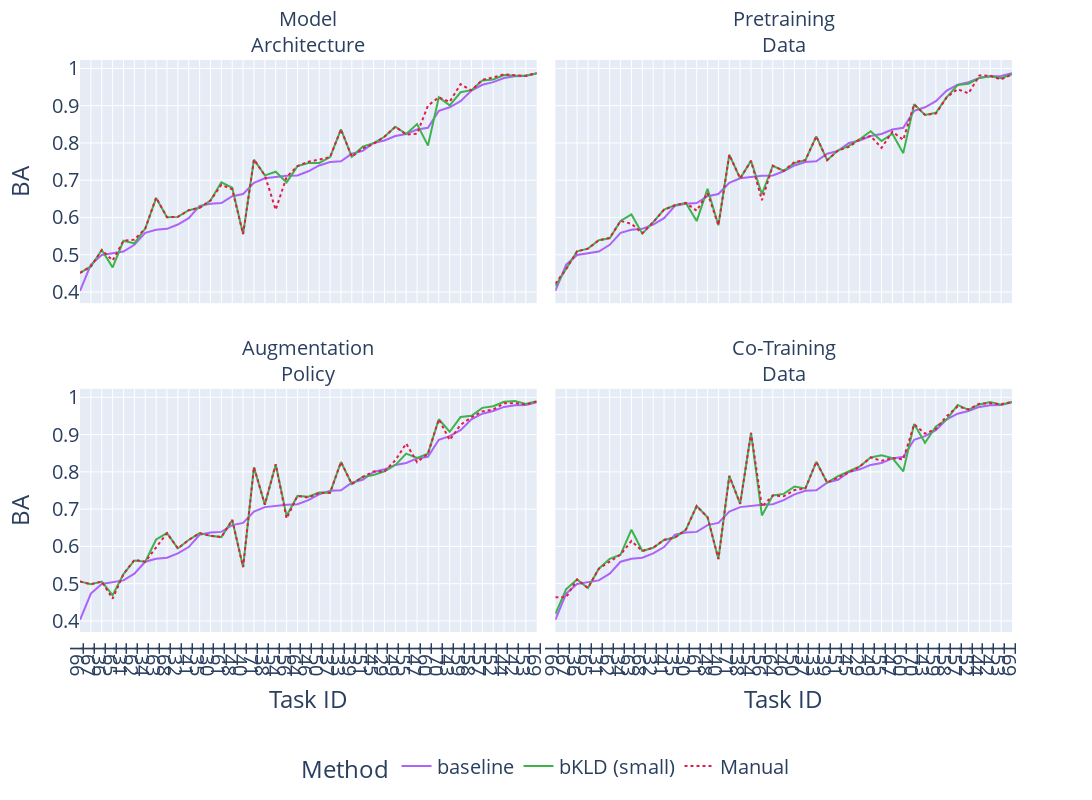

This figure's notebook cell:
### Code cell
get_fig('BA', distances=('baseline', 'KLD-PP:NS-W:TS-100-BINS', 'SEMANTIC'))

### Figure 1 — Plotly figure (JSON) as saved in the notebook; plotly's stock layout.template omitted (floating-point values rounded to 4 significant figures)
{"data": [{"hovertemplate": "Method=baseline<br>exp=Model<br>Architecture<br>Task ID=%{x}<br>BA=%{y}<extra></extra>", "legendgroup": "baseline", "line": {"color": "#ab63fa", "dash": "solid"}, "marker": {"symbol": "circle"}, "mode": "lines", "name": "baseline", "orientation": "v", "showlegend": true, "x": ["T66", "T67", "T36", "T65", "T31", "T62", "T34", "T63", "T68", "T32", "T41", "T35", "T30", "T61", "T48", "T40", "T71", "T38", "T54", "T56", "T64", "T46", "T50", "T37", "T33", "T39", "T51", "T45", "T29", "T49", "T55", "T47", "T60", "T70", "T43", "T59", "T58", "T57", "T52", "T44", "T42", "T53", "T69"], "xaxis": "x3", "y": [0.4029, 0.4735, 0.4993, 0.5048, 0.5087, 0.5266, 0.5587, 0.5669, 0.5696, 0.5812, 0.5982, 0.6312, 0.6371, 0.6389, 0.6571, 0.663, 0.6932, 0.7053, 0.709, 0.7119, 0.7129, 0.724, 0.7396, 0.7491, 0.7506, 0.7711, 0.7787, 0.7997, 0.8067, 0.8185, 0.8239, 0.836, 0.8405, 0.8861, 0.8956, 0.9119, 0.9407, 0.956, 0.9632, 0.9742, 0.9788, 0.9796, 0.9869], "yaxis": "y3", "type": "scatter"}, {"hovertemplate": "Method=bKLD (small)<br>exp=Model<br>Architecture<br>Task ID=%{x}<br>BA=%{y}<extra></extra>", "legendgroup": "bKLD (small)", "line": {"color": "rgb(60, 180, 75)", "dash": "solid"}, "marker": {"symbol": "circle"}, "mode": "lines", "name": "bKLD (small)", "orientation": "v", "showlegend": true, "x": ["T66", "T67", "T36", "T65", "T31", "T62", "T34", "T63", "T68", "T32", "T41", "T35", "T30", "T61", "T48", "T40", "T71", "T38", "T54", "T56", "T64", "T46", "T50", "T37", "T33", "T39", "T51", "T45", "T29", "T49", "T55", "T47", "T60", "T70", "T43", "T59", "T58", "T57", "T52", "T44", "T42", "T53", "T69"], "xaxis": "x3", "y": [0.4514, 0.4687, 0.5127, 0.4662, 0.5375, 0.5303, 0.5701, 0.652, 0.6006, 0.6016, 0.6195, 0.6259, 0.6455, 0.6944, 0.6797, 0.5556, 0.7552, 0.7129, 0.7228, 0.6942, 0.7378, 0.7463, 0.7462, 0.7621, 0.8364, 0.7629, 0.79, 0.7995, 0.8166, 0.8434, 0.8239, 0.8505, 0.7929, 0.9223, 0.9007, 0.936, 0.9416, 0.9676, 0.9702, 0.9823, 0.9801, 0.9807, 0.9863], "yaxis": "y3", "type": "scatter"}, {"hovertemplate": "Method=Manual<br>exp=Model<br>Architecture<br>Task ID=%{x}<br>BA=%{y}<extra></extra>", "legendgroup": "Manual", "line": {"color": "rgb(230, 25, 75)", "dash": "dot"}, "marker": {"symbol": "circle"}, "mode": "lines", "name": "Manual", "orientation": "v", "showlegend": true, "x": ["T66", "T67", "T36", "T65", "T31", "T62", "T34", "T63", "T68", "T32", "T41", "T35", "T30", "T61", "T48", "T40", "T71", "T38", "T54", "T56", "T64", "T46", "T50", "T37", "T33", "T39", "T51", "T45", "T29", "T49", "T55", "T47", "T60", "T70", "T43", "T59", "T58", "T57", "T52", "T44", "T42", "T53", "T69"], "xaxis": "x3", "y": [0.4514, 0.4687, 0.5127, 0.4846, 0.5375, 0.5406, 0.5701, 0.6533, 0.6006, 0.6016, 0.6195, 0.6259, 0.6455, 0.6875, 0.6755, 0.5556, 0.7552, 0.7129, 0.6206, 0.7087, 0.7378, 0.7496, 0.7553, 0.7621, 0.8364, 0.7629, 0.7853, 0.7975, 0.8166, 0.8434, 0.8227, 0.8248, 0.9, 0.9223, 0.9103, 0.9577, 0.941, 0.9691, 0.9759, 0.984, 0.9814, 0.9798, 0.9878], "yaxis": "y3", "type": "scatter"}, {"hovertemplate": "Method=baseline<br>exp=Pretraining<br>Data<br>Task ID=%{x}<br>BA=%{y}<extra></extra>", "legendgroup": "baseline", "line": {"color": "#ab63fa", "dash": "solid"}, "marker": {"symbol": "circle"}, "mode": "lines", "name": "baseline", "orientation": "v", "showlegend": false, "x": ["T66", "T67", "T36", "T65", "T31", "T62", "T34", "T63", "T68", "T32", "T41", "T35", "T30", "T61", "T48", "T40", "T71", "T38", "T54", "T56", "T64", "T46", "T50", "T37", "T33", "T39", "T51", "T45", "T29", "T49", "T55", "T47", "T60", "T70", "T43", "T59", "T58", "T57", "T52", "T44", "T42", "T53", "T69"], "xaxis": "x4", "y": [0.4029, 0.4735, 0.4993, 0.5048, 0.5087, 0.5266, 0.5587, 0.5669, 0.5696, 0.5812, 0.5982, 0.6312, 0.6371, 0.6389, 0.6571, 0.663, 0.6932, 0.7053, 0.709, 0.7119, 0.7129, 0.724, 0.7396, 0.7491, 0.7506, 0.7711, 0.7787, 0.7997, 0.8067, 0.8185, 0.8239, 0.836, 0.8405, 0.8861, 0.8956, 0.9119, 0.9407, 0.956, 0.9632, 0.9742, 0.9788, 0.9796, 0.9869], "yaxis": "y4", "type": "scatter"}, {"hovertemplate": "Method=bKLD (small)<br>exp=Pretraining<br>Data<br>Task ID=%{x}<br>BA=%{y}<extra></extra>", "legendgroup": "bKLD (small)", "line": {"color": "rgb(60, 180, 75)", "dash": "solid"}, "marker": {"symbol": "circle"}, "mode": "lines", "name": "bKLD (small)", "orientation": "v", "showlegend": false, "x": ["T66", "T67", "T36", "T65", "T31", "T62", "T34", "T63", "T68", "T32", "T41", "T35", "T30", "T61", "T48", "T40", "T71", "T38", "T54", "T56", "T64", "T46", "T50", "T37", "T33", "T39", "T51", "T45", "T29", "T49", "T55", "T47", "T60", "T70", "T43", "T59", "T58", "T57", "T52", "T44", "T42", "T53", "T69"], "xaxis": "x4", "y": [0.4156, 0.4618, 0.5092, 0.5164, 0.5391, 0.544, 0.5907, 0.6082, 0.5566, 0.5875, 0.621, 0.6327, 0.6391, 0.5903, 0.6767, 0.5791, 0.7684, 0.7049, 0.7519, 0.6625, 0.7388, 0.7254, 0.7462, 0.7538, 0.8177, 0.7538, 0.7802, 0.7921, 0.81, 0.8312, 0.8049, 0.8247, 0.7726, 0.9036, 0.8753, 0.881, 0.9232, 0.9552, 0.9589, 0.9746, 0.9789, 0.9738, 0.9842], "yaxis": "y4", "type": "scatter"}, {"hovertemplate": "Method=Manual<br>exp=Pretraining<br>Data<br>Task ID=%{x}<br>BA=%{y}<extra></extra>", "legendgroup": "Manual", "line": {"color": "rgb(230, 25, 75)", "dash": "dot"}, "marker": {"symbol": "circle"}, "mode": "lines", "name": "Manual", "orientation": "v", "showlegend": false, "x": ["T66", "T67", "T36", "T65", "T31", "T62", "T34", "T63", "T68", "T32", "T41", "T35", "T30", "T61", "T48", "T40", "T71", "T38", "T54", "T56", "T64", "T46", "T50", "T37", "T33", "T39", "T51", "T45", "T29", "T49", "T55", "T47", "T60", "T70", "T43", "T59", "T58", "T57", "T52", "T44", "T42", "T53", "T69"], "xaxis": "x4", "y": [0.4225, 0.4618, 0.5092, 0.5164, 0.5391, 0.5451, 0.5907, 0.5831, 0.558, 0.5875, 0.621, 0.6327, 0.6391, 0.6181, 0.6658, 0.5791, 0.7684, 0.7049, 0.7519, 0.6462, 0.7388, 0.7249, 0.7488, 0.7538, 0.8177, 0.7538, 0.7795, 0.7894, 0.81, 0.8185, 0.787, 0.8301, 0.8083, 0.9036, 0.8754, 0.8789, 0.9227, 0.9443, 0.9331, 0.981, 0.9803, 0.9703, 0.9842], "yaxis": "y4", "type": "scatter"}, {"hovertemplate": "Method=baseline<br>exp=Augmentation<br>Policy<br>Task ID=%{x}<br>BA=%{y}<extra></extra>", "legendgroup": "baseline", "line": {"color": "#ab63fa", "dash": "solid"}, "marker": {"symbol": "circle"}, "mode": "lines", "name": "baseline", "orientation": "v", "showlegend": false, "x": ["T66", "T67", "T36", "T65", "T31", "T62", "T34", "T63", "T68", "T32", "T41", "T35", "T30", "T61", "T48", "T40", "T71", "T38", "T54", "T56", "T64", "T46", "T50", "T37", "T33", "T39", "T51", "T45", "T29", "T49", "T55", "T47", "T60", "T70", "T43", "T59", "T58", "T57", "T52", "T44", "T42", "T53", "T69"], "xaxis": "x", "y": [0.4029, 0.4735, 0.4993, 0.5048, 0.5087, 0.5266, 0.5587, 0.5669, 0.5696, 0.5812, 0.5982, 0.6312, 0.6371, 0.6389, 0.6571, 0.663, 0.6932, 0.7053, 0.709, 0.7119, 0.7129, 0.724, 0.7396, 0.7491, 0.7506, 0.7711, 0.7787, 0.7997, 0.8067, 0.8185, 0.8239, 0.836, 0.8405, 0.8861, 0.8956, 0.9119, 0.9407, 0.956, 0.9632, 0.9742, 0.9788, 0.9796, 0.9869], "yaxis": "y", "type": "scatter"}, {"hovertemplate": "Method=bKLD (small)<br>exp=Augmentation<br>Policy<br>Task ID=%{x}<br>BA=%{y}<extra></extra>", "legendgroup": "bKLD (small)", "line": {"color": "rgb(60, 180, 75)", "dash": "solid"}, "marker": {"symbol": "circle"}, "mode": "lines", "name": "bKLD (small)", "orientation": "v", "showlegend": false, "x": ["T66", "T67", "T36", "T65", "T31", "T62", "T34", "T63", "T68", "T32", "T41", "T35", "T30", "T61", "T48", "T40", "T71", "T38", "T54", "T56", "T64", "T46", "T50", "T37", "T33", "T39", "T51", "T45", "T29", "T49", "T55", "T47", "T60", "T70", "T43", "T59", "T58", "T57", "T52", "T44", "T42", "T53", "T69"], "xaxis": "x", "y": [0.5057, 0.4983, 0.5056, 0.4691, 0.5255, 0.5622, 0.5587, 0.6184, 0.6357, 0.5945, 0.6173, 0.6355, 0.6283, 0.625, 0.6709, 0.5443, 0.8125, 0.712, 0.8198, 0.6821, 0.7354, 0.7331, 0.7443, 0.7438, 0.8264, 0.7671, 0.7864, 0.7914, 0.8012, 0.8182, 0.8487, 0.8377, 0.8488, 0.941, 0.9075, 0.947, 0.9505, 0.9716, 0.976, 0.9881, 0.9899, 0.982, 0.9891], "yaxis": "y", "type": "scatter"}, {"hovertemplate": "Method=Manual<br>exp=Augmentation<br>Policy<br>Task ID=%{x}<br>BA=%{y}<extra></extra>", "legendgroup": "Manual", "line": {"color": "rgb(230, 25, 75)", "dash": "dot"}, "marker": {"symbol": "circle"}, "mode": "lines", "name": "Manual", "orientation": "v", "showlegend": false, "x": ["T66", "T67", "T36", "T65", "T31", "T62", "T34", "T63", "T68", "T32", "T41", "T35", "T30", "T61", "T48", "T40", "T71", "T38", "T54", "T56", "T64", "T46", "T50", "T37", "T33", "T39", "T51", "T45", "T29", "T49", "T55", "T47", "T60", "T70", "T43", "T59", "T58", "T57", "T52", "T44", "T42", "T53", "T69"], "xaxis": "x", "y": [0.5057, 0.4983, 0.5056, 0.4597, 0.5255, 0.5638, 0.5587, 0.5974, 0.6357, 0.5945, 0.6173, 0.6355, 0.6283, 0.625, 0.6709, 0.5443, 0.8125, 0.712, 0.8206, 0.6748, 0.7354, 0.7309, 0.7437, 0.7438, 0.8264, 0.7671, 0.7864, 0.8008, 0.8012, 0.8309, 0.876, 0.8259, 0.8488, 0.941, 0.8852, 0.9262, 0.9464, 0.9623, 0.9674, 0.984, 0.9842, 0.9806, 0.9886], "yaxis": "y", "type": "scatter"}, {"hovertemplate": "Method=baseline<br>exp=Co-Training<br>Data<br>Task ID=%{x}<br>BA=%{y}<extra></extra>", "legendgroup": "baseline", "line": {"color": "#ab63fa", "dash": "solid"}, "marker": {"symbol": "circle"}, "mode": "lines", "name": "baseline", "orientation": "v", "showlegend": false, "x": ["T66", "T67", "T36", "T65", "T31", "T62", "T34", "T63", "T68", "T32", "T41", "T35", "T30", "T61", "T48", "T40", "T71", "T38", "T54", "T56", "T64", "T46", "T50", "T37", "T33", "T39", "T51", "T45", "T29", "T49", "T55", "T47", "T60", "T70", "T43", "T59", "T58", "T57", "T52", "T44", "T42", "T53", "T69"], "xaxis": "x2", "y": [0.4029, 0.4735, 0.4993, 0.5048, 0.5087, 0.5266, 0.5587, 0.5669, 0.5696, 0.5812, 0.5982, 0.6312, 0.6371, 0.6389, 0.6571, 0.663, 0.6932, 0.7053, 0.709, 0.7119, 0.7129, 0.724, 0.7396, 0.7491, 0.7506, 0.7711, 0.7787, 0.7997, 0.8067, 0.8185, 0.8239, 0.836, 0.8405, 0.8861, 0.8956, 0.9119, 0.9407, 0.956, 0.9632, 0.9742, 0.9788, 0.9796, 0.9869], "yaxis": "y2", "type": "scatter"}, {"hovertemplate": "Method=bKLD (small)<br>exp=Co-Training<br>Data<br>Task ID=%{x}<br>BA=%{y}<extra></extra>", "legendgroup": "bKLD (small)", "line": {"color": "rgb(60, 180, 75)", "dash": "solid"}, "marker": {"symbol": "circle"}, "mode": "lines", "name": "bKLD (small)", "orientation": "v", "showlegend": false, "x": ["T66", "T67", "T36", "T65", "T31", "T62", "T34", "T63", "T68", "T32", "T41", "T35", "T30", "T61", "T48", "T40", "T71", "T38", "T54", "T56", "T64", "T46", "T50", "T37", "T33", "T39", "T51", "T45", "T29", "T49", "T55", "T47", "T60", "T70", "T43", "T59", "T58", "T57", "T52", "T44", "T42", "T53", "T69"], "xaxis": "x2", "y": [0.4186, 0.4853, 0.5112, 0.4885, 0.5402, 0.5665, 0.5779, 0.6447, 0.5876, 0.5964, 0.6173, 0.6238, 0.6444, 0.7083, 0.6782, 0.5659, 0.7892, 0.7143, 0.9042, 0.6829, 0.7366, 0.7409, 0.7606, 0.7554, 0.827, 0.7713, 0.7887, 0.8024, 0.8143, 0.8386, 0.8444, 0.837, 0.8012, 0.9282, 0.8778, 0.922, 0.9402, 0.9795, 0.9659, 0.9809, 0.9873, 0.9801, 0.9872], "yaxis": "y2", "type": "scatter"}, {"hovertemplate": "Method=Manual<br>exp=Co-Training<br>Data<br>Task ID=%{x}<br>BA=%{y}<extra></extra>", "legendgroup": "Manual", "line": {"color": "rgb(230, 25, 75)", "dash": "dot"}, "marker": {"symbol": "circle"}, "mode": "lines", "name": "Manual", "orientation": "v", "showlegend": false, "x": ["T66", "T67", "T36", "T65", "T31", "T62", "T34", "T63", "T68", "T32", "T41", "T35", "T30", "T61", "T48", "T40", "T71", "T38", "T54", "T56", "T64", "T46", "T50", "T37", "T33", "T39", "T51", "T45", "T29", "T49", "T55", "T47", "T60", "T70", "T43", "T59", "T58", "T57", "T52", "T44", "T42", "T53", "T69"], "xaxis": "x2", "y": [0.4636, 0.4637, 0.5112, 0.4885, 0.5402, 0.5592, 0.5779, 0.6144, 0.5876, 0.5964, 0.6173, 0.6238, 0.6444, 0.7083, 0.6782, 0.5659, 0.7892, 0.7143, 0.9042, 0.7062, 0.7366, 0.7345, 0.7513, 0.7554, 0.827, 0.7713, 0.7842, 0.7984, 0.8143, 0.8386, 0.8297, 0.837, 0.8333, 0.9275, 0.9026, 0.9152, 0.9495, 0.9755, 0.9674, 0.9829, 0.9841, 0.9816, 0.9872], "yaxis": "y2", "type": "scatter"}], "layout": {"xaxis": {"anchor": "y", "domain": [0.0, 0.49], "title": {"text": "Task ID"}, "nticks": 172}, "yaxis": {"anchor": "x", "domain": [0.0, 0.425], "title": {"text": "BA"}}, "xaxis2": {"anchor": "y2", "domain": [0.51, 1.0], "matches": "x", "title": {"text": "Task ID"}, "nticks": 172}, "yaxis2": {"anchor": "x2", "domain": [0.0, 0.425], "matches": "y", "showticklabels": false}, "xaxis3": {"anchor": "y3", "domain": [0.0, 0.49], "matches": "x", "showticklabels": false, "nticks": 172}, "yaxis3": {"anchor": "x3", "domain": [0.575, 1.0], "matches": "y", "title": {"text": "BA"}}, "xaxis4": {"anchor": "y4", "domain": [0.51, 1.0], "matches": "x", "showticklabels": false, "nticks": 172}, "yaxis4": {"anchor": "x4", "domain": [0.575, 1.0], "matches": "y", "showticklabels": false}, "annotations": [{"font": {}, "showarrow": false, "text": "Augmentation<br>Policy", "x": 0.245, "xanchor": "center", "xref": "paper", "y": 0.425, "yanchor": "bottom", "yref": "paper"}, {"font": {}, "showarrow": false, "text": "Co-Training<br>Data", "x": 0.755, "xanchor": "center", "xref": "paper", "y": 0.425, "yanchor": "bottom", "yref": "paper"}, {"font": {}, "showarrow": false, "text": "Model<br>Architecture", "x": 0.245, "xanchor": "center", "xref": "paper", "y": 1.0, "yanchor": "bottom", "yref": "paper"}, {"font": {}, "showarrow": false, "text": "Pretraining<br>Data", "x": 0.755, "xanchor": "center", "xref": "paper", "y": 1.0, "yanchor": "bottom", "yref": "paper"}], "legend": {"title": {"text": "Method"}, "tracegroupgap": 0, "orientation": "h", "y": -0.2, "xanchor": "center", "x": 0.5}, "margin": {"t": 60}, "font": {"size": 20}, "width": 2000, "height": 800}}
